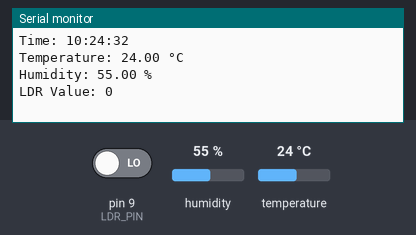
Recording of a sketch running on a simulated Arduino Uno, built with avr-gcc and run on an emulated ATmega328P. On the bench: the last lines printed to the serial monitor. The test bench sets the inputs (shaded band); at power-on: humidity 55 %, pin 9 (LDR_PIN) LOW, temperature 24 °C. The local clock reads 2024-03-15 10:24:30 at power-on unless the sketch sets it.

Above: at 3.2 s.
3.3 s: humidity set to 22 %
At 5.5 s:
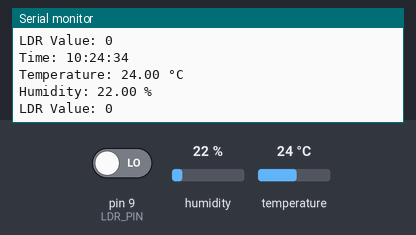
6.0 s: pin 9 (LDR_PIN) driven HIGH
At 7.6 s:
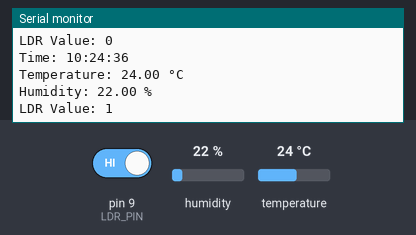
8.7 s: temperature set to 12 °C
At 10.5 s:
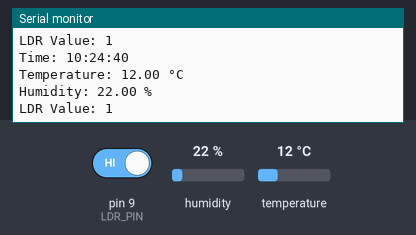
11.4 s: humidity set to 40 %
At 12.6 s:
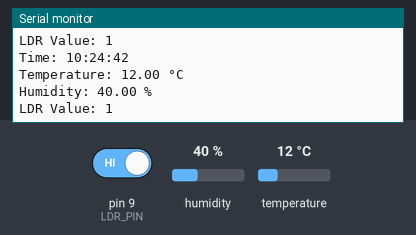
Timing chart, 0 to 14.4 s (numbered marks = the images above; inputs shaded):
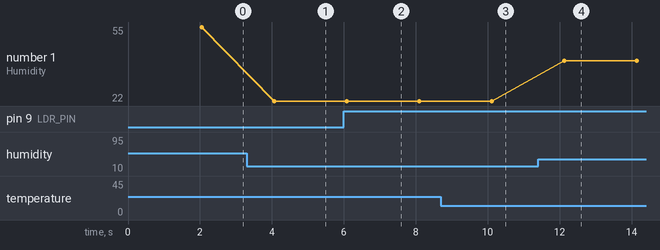

The sketch:

data_logger.ino
```cpp
#include "DHT.h"
#include "RTClib.h"

#define DHT_PIN 8
#define DHTTYPE DHT22
#define LDR_PIN 9

DHT dht(DHT_PIN, DHTTYPE);
RTC_DS1307 rtc;

void setup() {
  Serial.begin(9600);
  dht.begin();
  pinMode(LDR_PIN, INPUT);

   if (!rtc.begin()) {
    Serial.println("Couldn't find RTC");
    while (1);
  }

  if (!rtc.isrunning()) {
    Serial.println("RTC is NOT running, setting the time...");
    rtc.adjust(DateTime(F(__DATE__), F(__TIME__)));  // Sets time from computer compile time
  }

  delay(2000);
}

void loop() {
  float temp = dht.readTemperature();
  float humid = dht.readHumidity();
  int ldrValue = digitalRead(LDR_PIN);

  DateTime now = rtc.now();
  if (isnan(humid) || isnan(temp)) {
    Serial.println("Failed to read from DHT sensor!");
    return;
  }

  Serial.print("Time: ");
  Serial.print(now.hour());
  Serial.print(":");
  Serial.print(now.minute());
  Serial.print(":");
  Serial.println(now.second());

  Serial.print("Temperature: ");
  Serial.print(temp);
  Serial.println(" °C");

  Serial.print("Humidity: ");
  Serial.print(humid);
  Serial.println(" %");

  Serial.print("LDR Value: ");
  Serial.println(ldrValue);

  delay(2000);
}
```

Measured:
- after the input at 3.3 s, the serial monitor: prints a new line after 0.76 s (image 1)
- after the input at 6.0 s, the serial monitor: prints a new line after 0.10 s (image 2)
- after the input at 8.7 s, the serial monitor: prints a new line after 1.4 s (image 3)
- after the input at 11.4 s, the serial monitor: prints a new line after 0.72 s (image 4)
- plotted number 1: 55 → 22 after the input at 3.3 s
